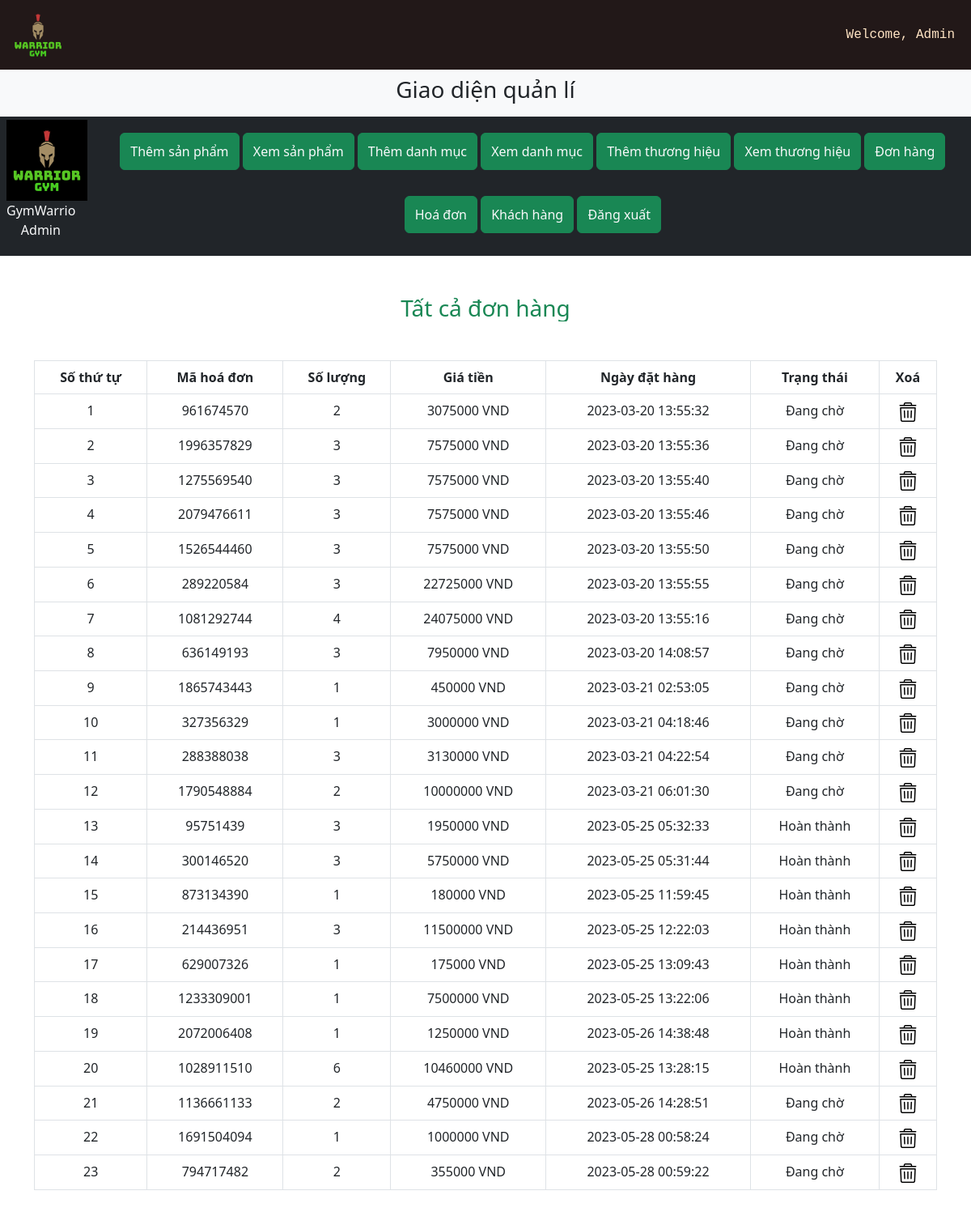
Screenshot of /admin/index.php?list_orders with the database file from the repository.
### tables this page shows
CREATE TABLE `user_orders` (
  `order_id` int(11) NOT NULL,
  `user_id` int(11) NOT NULL,
  `amount_due` int(255) NOT NULL,
  `invoice_number` int(255) NOT NULL,
  `total_products` int(255) NOT NULL,
  `order_date` timestamp NOT NULL DEFAULT current_timestamp() ON UPDATE current_timestamp(),
  `order_status` varchar(255) NOT NULL
);

### admin/list_orders.php (the view, shortened to what this page needs)
<h3 class="text-center text-success" style="overflow-y:hidden">Tất cả đơn hàng</h3>
<table class="table table-bordered mt-5 ">
    <thead class="bg-success">
    <?php
    $get_orders="Select * from `user_orders`";
    $result=mysqli_query($con,$get_orders);
    $row_count=mysqli_num_rows($result);
    if($row_count==0){
        echo"<h2 class='bg-danger text-center mt-5'>Chưa có đơn hàng nào</h2>";
    }
    else{
    echo "<tr class='text-center'>
        <th>Số thứ tự</th>
        <th>Mã hoá đơn</th>
        <th>Số lượng</th>
        <th>Giá tiền</th>
        <th>Ngày đặt hàng</th>
        <th>Trạng thái</th>
        <th>Xoá</th>
        </tr>
    </thead>
    <tbody class='bg-secondary text-light'>";
        $number=0;
        while($row_data=mysqli_fetch_assoc($result)){
            $order_id=$row_data['order_id'];
            $amount_due=$row_data['amount_due'];
            $invoice_number=$row_data['invoice_number'];
            $total_products=$row_data['total_products'];
            $order_date=$row_data['order_date'];
            $order_status=$row_data['order_status'];
            $number++;
            echo"
            <tr class='text-center'>
            <td>$number</td>
            <td>$invoice_number</td>
            <td>$total_products</td>
            <td>$amount_due VND</td>
            <td>$order_date</td>
            <td>$order_status</td>
            <td><a href='./index.php?delete_orders='<?php echo $order_id?><img src='../Assets/bin.png'></a></td>
            </tr>";
        }
    }
    ?>
    </tbody>
</table>

### admin/index.php (shortened to what this page needs)
<?php
include('../includes/connect.php');
?>
<!DOCTYPE html>
<html lang="en">
<head>
    <link href="https://cdn.jsdelivr.net/npm/bootstrap@5.3.0-alpha1/dist/css/bootstrap.min.css" rel="stylesheet"
>
    <link rel="stylesheet" href="https://cdnjs.cloudflare.com/ajax/libs/font-awesome/6.3.0/css/all.min.css"
 />
    <link rel="stylesheet" href="../CSS//style.css">
</head>
<body>
    <div class="container-fluid p-0">
        <nav class="navbar navbar-expand-lg navbar-light"
            style="background-color: rgb(34, 24, 24); font-family:monospace, Helvetica, sans-serif;">
            <div class="container-fluid">
                <img src="../Image//logo_200x200-1.png" style="width: 70x; height: 70px">
                <nav class="navbar navbar-expand-lg">
                    <ul class="navbar-nav">
                        <li class="nav-item">
                            <a href="" class="nav-link" style="color:bisque">Welcome, Admin</a>
                        </li>
                    </ul>
                </nav>
            </div>
        </nav>
        <div class="bg-light">
            <h3 class="text-center p-2">Giao diện quản lí</h3>
        </div>
        <div class="row">
            <div class="col-md-12 bg-dark p-1 d-flex algin-items-center">
                <div class="px-3">
                    <a href="../index.php"><img style="width: 100x; height: 100px; object-fit: contain"
                            src="../Image/logo_200x200.png"></a>
                    <p class="text-light text-center">GymWarrior's <br> Admin</p>
                </div>
                <div class="button text-center">
                    <button class=" btn btn btn-success my-2 "><a href="index.php?insert_products"
                            class="nav-link text-light my-1">Thêm sản phẩm</a></button>
                    <button class=" btn btn btn-success my-3 "><a href="index.php?view_products"
                            class="nav-link text-light my-1">Xem sản phẩm</a></button>
                    <button class=" btn btn btn-success my-3 "><a href="index.php?insert_category"
                            class="nav-link text-light my-1">Thêm danh mục</a></button>
                    <button class=" btn btn btn-success my-3 "><a href="index.php?view_categories"
                            class="nav-link text-light my-1">Xem danh mục</a></button>
                    <button class=" btn btn btn-success my-3 "><a href="index.php?insert_brands"
                            class="nav-link text-light my-1">Thêm thương hiệu</a></button>
                    <button class=" btn btn btn-success my-3 "><a href="index.php?view_brands"
                            class="nav-link text-light my-1">Xem thương hiệu</a></button>
                    <button class=" btn btn btn-success my-3 "><a href="index.php?list_orders"
                            class="nav-link text-light my-1">Đơn hàng</a></button>
                    <button class=" btn btn btn-success my-3 "><a href="index.php?list_payments"
                            class="nav-link text-light my-1">Hoá đơn</a></button>
                    <button class=" btn btn btn-success my-3 "><a href="index.php?list_users"
                            class="nav-link text-light my-1">Khách hàng</a></button>
                    <button class=" btn btn btn-success my-3 "><a href="admin_login.php"
                            class="nav-link text-light my-1">Đăng xuất</a></button>
                </div>
            </div>
        </div>
    </div>
    <div class="container my-5">
        <?php
        if (isset($_GET['list_orders'])) {
            include('list_orders.php');
        }
        ?>
    </div>
</body>
</html>

### CSS/style.css (style rules this page uses)
* { margin: 0; box-sizing: border-box; overflow-x: hidden; }
a { text-decoration:none; }

### rows the page displays
user_orders: invoice_number "961674570", total_products "2", amount_due "3075000", order_date "2023-03-20 13:55:32", order_status "Đang chờ"
user_orders: invoice_number "1996357829", total_products "3", amount_due "7575000", order_date "2023-03-20 13:55:36", order_status "Đang chờ"
user_orders: invoice_number "1275569540", total_products "3", amount_due "7575000", order_date "2023-03-20 13:55:40", order_status "Đang chờ"
user_orders: invoice_number "2079476611", total_products "3", amount_due "7575000", order_date "2023-03-20 13:55:46", order_status "Đang chờ"
user_orders: invoice_number "1526544460", total_products "3", amount_due "7575000", order_date "2023-03-20 13:55:50", order_status "Đang chờ"
user_orders: invoice_number "289220584", total_products "3", amount_due "22725000", order_date "2023-03-20 13:55:55", order_status "Đang chờ"
user_orders: invoice_number "1081292744", total_products "4", amount_due "24075000", order_date "2023-03-20 13:55:16", order_status "Đang chờ"
user_orders: invoice_number "636149193", total_products "3", amount_due "7950000", order_date "2023-03-20 14:08:57", order_status "Đang chờ"
user_orders: invoice_number "1865743443", total_products "1", amount_due "450000", order_date "2023-03-21 02:53:05", order_status "Đang chờ"
user_orders: invoice_number "327356329", total_products "1", amount_due "3000000", order_date "2023-03-21 04:18:46", order_status "Đang chờ"
user_orders: invoice_number "288388038", total_products "3", amount_due "3130000", order_date "2023-03-21 04:22:54", order_status "Đang chờ"
user_orders: invoice_number "1790548884", total_products "2", amount_due "10000000", order_date "2023-03-21 06:01:30", order_status "Đang chờ"
user_orders: invoice_number "95751439", total_products "3", amount_due "1950000", order_date "2023-05-25 05:32:33", order_status "Hoàn thành"
user_orders: invoice_number "300146520", total_products "3", amount_due "5750000", order_date "2023-05-25 05:31:44", order_status "Hoàn thành"
user_orders: invoice_number "873134390", total_products "1", amount_due "180000", order_date "2023-05-25 11:59:45", order_status "Hoàn thành"
user_orders: invoice_number "214436951", total_products "3", amount_due "11500000", order_date "2023-05-25 12:22:03", order_status "Hoàn thành"
user_orders: invoice_number "629007326", total_products "1", amount_due "175000", order_date "2023-05-25 13:09:43", order_status "Hoàn thành"
user_orders: invoice_number "1233309001", total_products "1", amount_due "7500000", order_date "2023-05-25 13:22:06", order_status "Hoàn thành"
user_orders: invoice_number "2072006408", total_products "1", amount_due "1250000", order_date "2023-05-26 14:38:48", order_status "Hoàn thành"
user_orders: invoice_number "1028911510", total_products "6", amount_due "10460000", order_date "2023-05-25 13:28:15", order_status "Hoàn thành"
user_orders: invoice_number "1136661133", total_products "2", amount_due "4750000", order_date "2023-05-26 14:28:51", order_status "Đang chờ"
user_orders: invoice_number "1691504094", total_products "1", amount_due "1000000", order_date "2023-05-28 00:58:24", order_status "Đang chờ"
user_orders: invoice_number "794717482", total_products "2", amount_due "355000", order_date "2023-05-28 00:59:22", order_status "Đang chờ"
